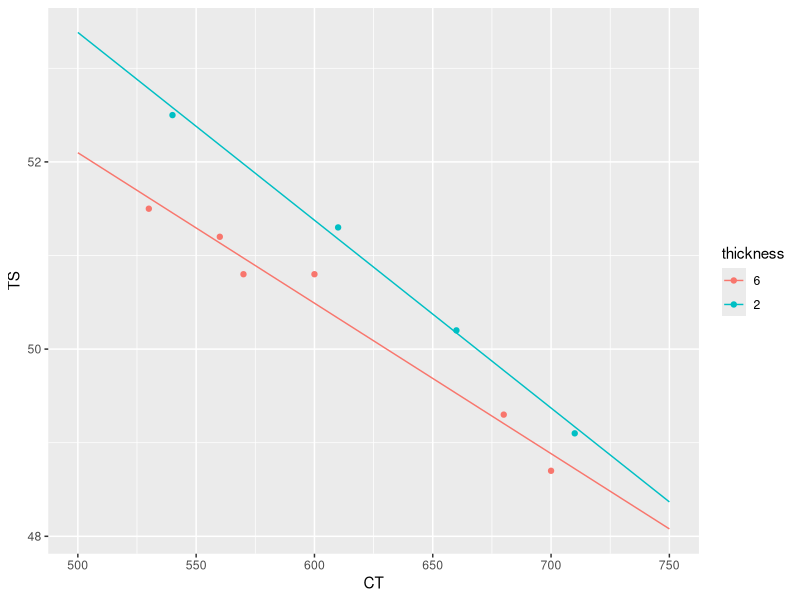

This chart was generated by the following R code:
## ---- chunk 1
library(tidyverse)
## ---- chunk 2
tibble(package = c("tidyverse", "stats", "broom")) %>%
  mutate(version = map_chr(
    package, 
    ~ packageDescription(.x, fields = c("Version"))[1])) %>%
  knitr::kable()
## ---- chunk 3
train_df <- tribble(
  ~age, ~height, ~weight,
  21, 170, 60,
  47, 167, 65,
  36, 173, 67,
  15, 165, 54,
  54, 168, 73,
  25, 177, 71,
  32, 169, 68,
  18, 172, 62,
  43, 171, 66,
  28, 175, 68
)

knitr::kable(
  train_df, booktabs = TRUE,
  align = c('r', 'r', 'r'),
  col.names = c('나이 (age)', '키 (height)', '몸무게 (weight)'),
  caption = '나이, 키, 몸무게 데이터'
)
## ---- chunk 4
lm_fit <- lm(weight ~ age + height, data = train_df)
## ---- chunk 5
coef(lm_fit)
## ---- chunk 6
vcov(lm_fit)
## ---- chunk 7
predict(lm_fit, newdata = tibble(age = 40, height = 170),
        interval = "confidence", level = 0.95)
## ---- chunk 8
n <- nrow(train_df)
X <- cbind(
  intercept = rep(1, n), 
  train_df[, c("age", "height")] %>% as.matrix()
)
y <- train_df[, c("weight")] %>% as.matrix()
k <- ncol(X) - 1

# regression coefficient
beta_hat <- solve(t(X) %*% X) %*% t(X) %*% y

# response estimate
y_hat <- X %*% beta_hat

# MSE
MSE <- sum((y - y_hat) ^ 2) / (n - k - 1)
## ---- chunk 9
# variance of y_hat on new_x
new_x <- matrix(c(
  intercept = 1,
  age = 40,
  height = 170
), ncol = 1)

new_y_hat <- t(new_x) %*% beta_hat

var_new_y_hat <- MSE * t(new_x) %*% solve(t(X) %*% X) %*% new_x
se_new_y_hat <- sqrt(var_new_y_hat)

lci <- new_y_hat + qt(0.025, n - k - 1) * se_new_y_hat
uci <- new_y_hat + qt(0.975, n - k - 1) * se_new_y_hat

str_glue("({format(lci, nsmall = 3L)}, {format(uci, nsmall = 3L)})")
## ---- chunk 10
predict(lm_fit, newdata = tibble(age = 40, height = 170),
        interval = "prediction", level = 0.95)
## ---- chunk 11
# variance of y_hat on new_x
new_x <- matrix(c(
  intercept = 1,
  age = 40,
  height = 170
), ncol = 1)

new_y_hat <- t(new_x) %*% beta_hat

var_new_y_pred <- MSE * (1 + t(new_x) %*% solve(t(X) %*% X) %*% new_x)
se_new_y_pred <- sqrt(var_new_y_pred)

lci <- new_y_hat + qt(0.025, n - k - 1) * se_new_y_pred
uci <- new_y_hat + qt(0.975, n - k - 1) * se_new_y_pred

str_glue("({format(lci, nsmall = 3L)}, {format(uci, nsmall = 3L)})")
## ---- chunk 12
train_df <- tribble(
  ~ct, ~thickness, ~ts,
  540, 2, 52.5,
  660, 2, 50.2,
  610, 2, 51.3,
  710, 2, 49.1,
  570, 6, 50.8,
  700, 6, 48.7,
  560, 6, 51.2,
  600, 6, 50.8,
  680, 6, 49.3,
  530, 6, 51.5
) %>%
  mutate(thickness = factor(thickness, levels = c(6, 2)))
## ---- chunk 13
str(train_df)
## ---- chunk 14
lm_fit <- lm(ts ~ ct + thickness, data = train_df)
## ---- chunk 15
coef(lm_fit)
## ---- chunk 16
lm_interaction_fit <- lm(
  ts ~ ct + thickness + ct:thickness, 
  data = train_df
)
## ---- chunk 17
broom::tidy(lm_interaction_fit)
## ---- chunk 18
new_df <- crossing(
  ct = seq(500, 750, by = 10),
  thickness = factor(c(6, 2), levels = c(6, 2))
)

new_df %>%
  mutate(ts_hat = predict(lm_interaction_fit, .)) %>%
  ggplot(aes(x = ct, y = ts_hat)) +
  geom_line(aes(color = thickness)) +
  geom_point(aes(x = ct, y = ts, color = thickness), data = train_df) +
  labs(color = "thickness", x = "CT", y = "TS")
